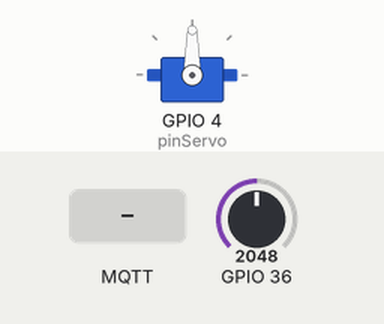
Simulated run of this sketch. Board: ESP32. Shown: servo. The test bench sets the inputs (shaded band); at power-on: GPIO 36 = 2048. WiFi joins after 1.5 s; servers stay silent unless stated; random numbers use the default seed unless the sketch sets one; no MQTT or app messages arrive unless stated; what the sketch prints to the serial monitor is not drawn.

Above: at 2.7 s.
2.8 s: MQTT message "1" arrives on the first subscribed topic
At 3.8 s:
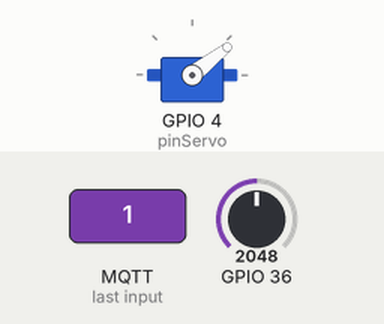
4.3 s: MQTT message "0" arrives on the first subscribed topic
At 5.3 s:
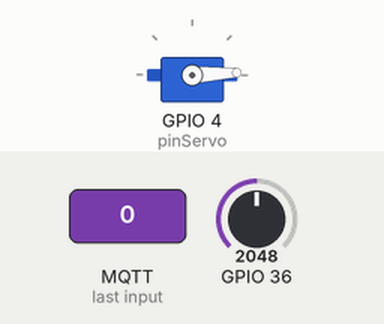
Timing chart, 0 to 7.3 s (numbered marks = the images above; inputs shaded):
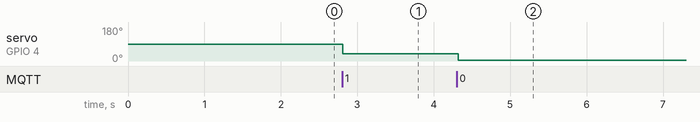

Measured:
- after the input at 2.8 s, servo on GPIO 4 (pinServo): 90° → 38° at once
- after the input at 4.3 s, servo on GPIO 4 (pinServo): 38° → 3° at once

The sketch:

project_0107.ino
```cpp
#include <WiFi.h>
#include <PubSubClient.h>  //請先安裝PubSubClient程式庫

// ------ 以下修改成你自己的WiFi帳號密碼 ------
char ssid[] = "SSID";
char password[] = "password";


//------ 以下修改成你腳位 ------
#include <ESP32Servo.h>
Servo myServo; //建立一個伺服馬達物件
int pinServo = 4;//伺服馬達腳位

// ------ 以下修改成你MQTT設定 ------
char* MQTTServer = "mqttgo.io";  //免註冊MQTT伺服器
int MQTTPort = 1883;             //MQTT Port
char* MQTTUser = "";             //不須帳密
char* MQTTPassword = "";         //不須帳密
//推播主題1
char* MQTTPubTopic1 = "potato/class9/light";
//訂閱主題1:改變馬達
char* MQTTSubTopic1 = "potato/class9/servo";
char* MQTTSubTopic2 = "potato/class9/cnt";  // 新增人數訂閱主題


long MQTTLastPublishTime;          //此變數用來記錄推播時間
long MQTTPublishInterval = 5000;  //每5秒推撥一次 //使用delay不能超過6秒，會離線
long lightLowStartTime = 0;        // 記錄亮度低於1000的開始時間
long lightLowDuration = 20000;    // 設定亮度低於1000需維持20秒
long lightOnStartTime = 0;         // 記錄亮度高於3500的開始時間
long lightOnDelay = 10000;         // 設定亮度高於3500且人數大於1需延遲10秒開燈
bool isLightOff = false;           // 記錄目前是否已關燈
int roomPeopleCount = 0;  // 新增房間人數變數
bool isPeopleCountReceived = false;


WiFiClient WifiClient;
PubSubClient MQTTClient(WifiClient);

void setup() {
  Serial.begin(115200);
  myServo.attach(pinServo, 500, 2400);//伺服馬達
  pinMode(36, INPUT);

  //開始WiFi連線
  WifiConnecte();

  //開始MQTT連線
  MQTTConnecte();
}

void loop() {
  //如果WiFi連線中斷，則重啟WiFi連線
  if (WiFi.status() != WL_CONNECTED) WifiConnecte();

  //如果MQTT連線中斷，則重啟MQTT連線
  if (!MQTTClient.connected()) MQTTConnecte();

  //如果距離上次傳輸已經超過5秒，則Publish亮度
  if ((millis() - MQTTLastPublishTime) >= MQTTPublishInterval) {  //millis:開機時間
    //讀取亮度
    int value=analogRead(36);
    Serial.print("亮度:");
    Serial.print(value);
    MQTTClient.publish(MQTTPubTopic1, String(value).c_str());  //c_str:string=>char[]
    Serial.println("亮度已推播到MQTT Broker");
    MQTTLastPublishTime = millis();  //更新最後傳輸時間
    // 若亮度小於3500，記錄開始時間，若超過20秒則關燈並推播通知
    if (isPeopleCountReceived &&roomPeopleCount == 0 &&value < 3500) {
      if (lightLowStartTime == 0) {
        lightLowStartTime = millis();
      } else if (millis() - lightLowStartTime >= lightLowDuration && !isLightOff) {
        Serial.println("亮度過高已超過20秒，自動關燈");
        myServo.write(38); // 將伺服馬達轉到關燈位置
        MQTTClient.publish(MQTTSubTopic1, "1"); // 推播關燈通知
        isLightOff = true; // 設置狀態為已關燈
        lightLowStartTime = 0; // 重置開始時間
      }

    } else {
      lightLowStartTime = 0; // 重置開始時間，亮度恢復正常
      isLightOff = false; // 亮度恢復時重置關燈狀態
    }
     if (value > 3500 && isPeopleCountReceived && roomPeopleCount > 0) {
      if (lightOnStartTime == 0) {
        lightOnStartTime = millis();
      } else if (millis() - lightOnStartTime >= lightOnDelay) {
        Serial.println("亮度過高且房間人數大於1，延遲10秒後自動開燈");
        myServo.write(3); // 將伺服馬達轉到開燈位置
        MQTTClient.publish(MQTTSubTopic1, "0"); // 推播開燈通知
        lightOnStartTime = 0; // 重置開始時間
      }
    } else {
      lightOnStartTime = 0; // 重置開始時間
    }
  }
  MQTTClient.loop();  //更新訂閱狀態
  delay(50);


}


//開始WiFi連線
void WifiConnecte() {
  //開始WiFi連線
  WiFi.begin(ssid, password);
  while (WiFi.status() != WL_CONNECTED) {
    delay(500);
    Serial.print(".");
  }
  Serial.println("WiFi連線成功");
  Serial.print("IP Address:");
  Serial.println(WiFi.localIP());
}

//開始MQTT連線
void MQTTConnecte() {
  MQTTClient.setServer(MQTTServer, MQTTPort);
  MQTTClient.setCallback(MQTTCallback); //接收訊息事件event
  while (!MQTTClient.connected()) {
    //以亂數為ClietID
    String MQTTClientid = "esp32-" + String(random(1000000, 9999999));
    if (MQTTClient.connect(MQTTClientid.c_str(), MQTTUser, MQTTPassword)) {
      //連結成功，顯示「已連線」。
      Serial.println("MQTT已連線");
      //訂閱SubTopic1主題
      MQTTClient.subscribe(MQTTSubTopic1);
      MQTTClient.subscribe(MQTTSubTopic2);
    } else {
      //若連線不成功，則顯示錯誤訊息，並重新連線
      Serial.print("MQTT連線失敗,狀態碼=");
      Serial.println(MQTTClient.state());
      Serial.println("五秒後重新連線");
      delay(5000);
    }
  }
}

//接收到訂閱時
void MQTTCallback(char* topic, byte* payload, unsigned int length) {
  Serial.print(topic);
  Serial.print("訂閱通知:");
  String payloadString;  //將接收的payload轉成字串
  //顯示訂閱內容
  for (int i = 0; i < length; i++) {
    payloadString = payloadString + (char)payload[i];
  }
  Serial.println(payloadString);


  //比對主題是否為訂閱主題1  stremp(A,B)字串比對，不同字數
  if (strcmp(topic, MQTTSubTopic1) == 0) {
    if (payloadString == "1") {//關燈
      Serial.println("改變馬達：" + payloadString);
      myServo.write(38);
    }
    if (payloadString == "0") {//開燈
      Serial.println("改變馬達：" + payloadString);
      myServo.write(3);
    }

  }

   // 比對是否為房間人數主題
  if (strcmp(topic, MQTTSubTopic2) == 0) {
    roomPeopleCount = payloadString.toInt();  // 將接收到的人數字串轉換為整數
    isPeopleCountReceived = true;  // 設置為已接收到人數
    Serial.print("房間人數更新: ");
    Serial.println(roomPeopleCount);
  }

}
```
